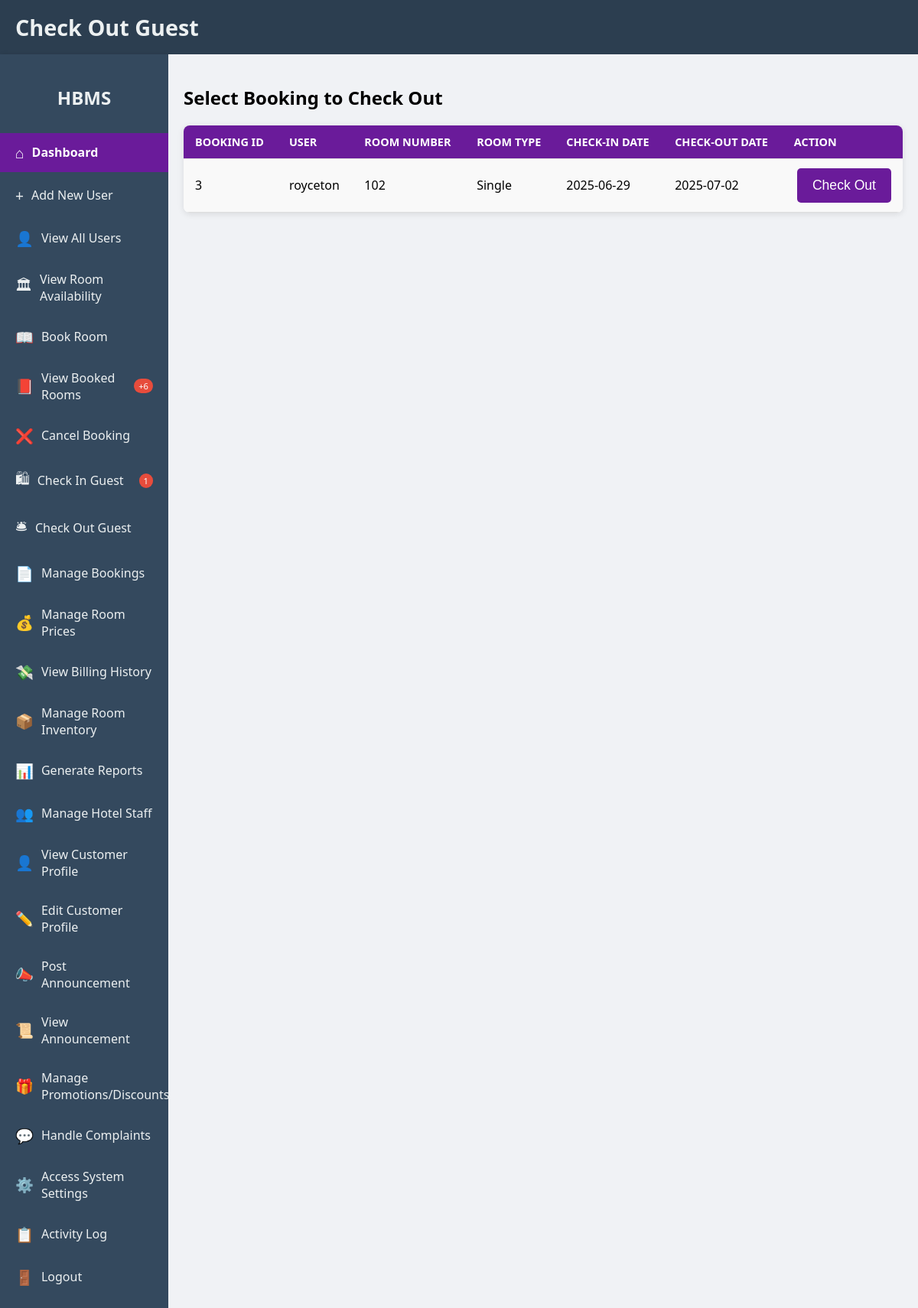
Screenshot of /rcbc/public/check_out_guest.php (signed in) with the database file from the repository.
### tables this page shows
CREATE TABLE `bookings` (
  `booking_id` int(11) NOT NULL,
  `user_id` int(11) NOT NULL,
  `room_id` int(11) NOT NULL,
  `check_in_date` date NOT NULL,
  `check_out_date` date NOT NULL,
  `num_guests` int(11) NOT NULL,
  `booking_date` datetime DEFAULT current_timestamp(),
  `status` varchar(50) DEFAULT 'Confirmed',
  `payment_status` enum('Pending','Paid','Refunded') DEFAULT 'Pending'
);

CREATE TABLE `users` (
  `user_id` int(11) NOT NULL,
  `name` varchar(100) DEFAULT NULL,
  `email` varchar(100) DEFAULT NULL,
  `password` varchar(255) DEFAULT NULL,
  `role_id` int(11) DEFAULT NULL
);

CREATE TABLE `rooms` (
  `room_id` int(11) NOT NULL,
  `room_number` varchar(50) NOT NULL,
  `room_type` varchar(100) NOT NULL,
  `status` varchar(50) NOT NULL DEFAULT 'available',
  `price` decimal(10,2) DEFAULT NULL
);

### rcbc/public/check_out_guest.php (the view, shortened to what this page needs)
<?php
include '../includes/db.php';
$occupied_rooms = [];
$rooms_query = $conn->query("SELECT
    b.booking_id,
    u.name as user_name,
    r.room_id,
    r.room_number,
    r.room_type,
    b.check_in_date,
    b.check_out_date
FROM
    bookings b
JOIN
    users u ON b.user_id = u.user_id
JOIN
    rooms r ON b.room_id = r.room_id
WHERE
    r.status = 'occupied' AND b.check_out_date <= CURDATE()
ORDER BY
    b.check_out_date ASC");
if ($rooms_query) {
    while ($row = $rooms_query->fetch_assoc()) {
        $occupied_rooms[] = $row;
    }
}
?>
<!DOCTYPE html>
<html lang="en">
<head>
    <link rel="stylesheet" href="../assets/style.css">
</head>
<body>
    <div class="header">
        <h1>Check Out Guest</h1>
    </div>
    <div class="dashboard-layout">
        <div class="sidebar">
            <h2>HBMS</h2>
            <ul>
                <li><a href="dashboard.php" class="active"><span class="icon">&#8962;</span> Dashboard</a></li>
                <li><a href="add_user.php"><span class="icon">&#43;</span> Add New User</a></li>
                <li><a href="index.php"><span class="icon">&#128100;</span> View All Users</a></li>
                <li><a href="view_room_availability.php"><span class="icon">&#127963;</span> View Room Availability</a></li>
                <li><a href="book_room.php"><span class="icon">&#128214;</span> Book Room</a></li>
                <li><a href="view_booked_rooms.php"><span class="icon">&#128213;</span> View Booked Rooms <span class="notification-badge">+6</span></a></li>
                <li><a href="cancel_booking.php"><span class="icon">&#10060;</span> Cancel Booking</a></li>
                <li><a href="check_in_guest.php"><span class="icon">&#128717;</span> Check In Guest <span class="notification-badge">1</span></a></li>
                <li><a href="check_out_guest.php"><span class="icon">&#128718;</span> Check Out Guest</a></li>
                <li><a href="manage_bookings.php"><span class="icon">&#128196;</span> Manage Bookings</a></li>
                <li><a href="manage_room_prices.php"><span class="icon">&#128176;</span> Manage Room Prices</a></li>
                <li><a href="view_billing_history.php"><span class="icon">&#128184;</span> View Billing History</a></li>
                <li><a href="manage_room_inventory.php"><span class="icon">&#128230;</span> Manage Room Inventory</a></li>
                <li><a href="generate_reports.php"><span class="icon">&#128202;</span> Generate Reports</a></li>
                <li><a href="manage_hotel_staff.php"><span class="icon">&#128101;</span> Manage Hotel Staff</a></li>
                <li><a href="view_customer_profile.php"><span class="icon">&#128100;</span> View Customer Profile</a></li>
                <li><a href="edit_customer_profile.php"><span class="icon">&#9999;&#65039;</span> Edit Customer Profile</a></li>
                <li><a href="post_announcement.php"><span class="icon">&#128227;</span> Post Announcement</a></li>
                <li><a href="view_announcement.php"><span class="icon">&#128220;</span> View Announcement</a></li>
                <li><a href="manage_promotions_discounts.php"><span class="icon">&#127873;</span> Manage Promotions/Discounts</a></li>
                <li><a href="handle_complaints.php"><span class="icon">&#128172;</span> Handle Complaints</a></li>
                <li><a href="access_system_settings.php"><span class="icon">&#9881;&#65039;</span> Access System Settings</a></li>
                <li><a href="activity_log.php"><span class="icon">&#128203;</span> Activity Log</a></li>
                <li><a href="logout.php"><span class="icon">&#128682;</span> Logout</a></li>
            </ul>
        </div>
        <div class="main-content">
            <div class="dashboard-section">
                <h2>Select Booking to Check Out</h2>
                <?php if (!empty($occupied_rooms)): ?>
                    <table>
                        <tr>
                            <th>Booking ID</th>
                            <th>User</th>
                            <th>Room Number</th>
                            <th>Room Type</th>
                            <th>Check-in Date</th>
                            <th>Check-out Date</th>
                            <th>Action</th>
                        </tr>
                        <?php foreach ($occupied_rooms as $booking): ?>
                            <tr>
                                <td><?= htmlspecialchars($booking['booking_id']) ?></td>
                                <td><?= htmlspecialchars($booking['user_name']) ?></td>
                                <td><?= htmlspecialchars($booking['room_number']) ?></td>
                                <td><?= htmlspecialchars($booking['room_type']) ?></td>
                                <td><?= htmlspecialchars($booking['check_in_date']) ?></td>
                                <td><?= htmlspecialchars($booking['check_out_date']) ?></td>
                                <td>
                                    <form method="post" style="display:inline;">
                                        <button type="submit" name="check_out" onclick="return confirm('Are you sure you want to check out this guest?');">Check Out</button>
                                    </form>
                                </td>
                            </tr>
                        <?php endforeach; ?>
                    </table>
                <?php else: ?>
                    <p>No occupied rooms to check out or check-out date is in the future.</p>
                <?php endif; ?>
            </div>
        </div>
    </div>
</body>
</html>

### rcbc/assets/style.css (style rules this page uses)
body { font-family: 'Segoe UI', Tahoma, Geneva, Verdana, sans-serif; margin: 0; padding: 0; background-color: #f0f2f5; display: flex; flex-direction: column; justify-content: flex-start; align-items: stretch; min-height: 100vh; }
.header { background-color: #2c3e50; color: white; padding: 1em 20px; display: flex; justify-content: space-between; align-items: center; box-shadow: 0 2px 10px rgba(0, 0, 0, 0.1); }
.header h1 { margin: 0; font-size: 1.8em; color: #ecf0f1; }
.dashboard-layout { display: flex; flex-grow: 1; }
.sidebar { width: 220px; background-color: #34495e; color: white; padding: 20px 0; box-shadow: 2px 0 5px rgba(0, 0, 0, 0.1); display: flex; flex-direction: column; }
.sidebar h2 { color: #ecf0f1; text-align: center; margin-bottom: 30px; font-size: 1.5em; }
.sidebar ul { list-style: none; padding: 0; margin: 0; }
.sidebar li { margin-bottom: 5px; }
.sidebar a { color: #ecf0f1; text-decoration: none; display: flex; align-items: center; padding: 12px 20px; transition: background-color 0.3s ease, color 0.3s ease; }
.sidebar a.active { background-color: #6a1b9a; color: white; font-weight: bold; }
.sidebar .icon { font-size: 1.2em; margin-right: 10px; }
.notification-badge { background-color: #e74c3c; color: white; font-size: 0.7em; padding: 2px 6px; border-radius: 10px; margin-left: auto; }
.main-content { flex-grow: 1; padding: 20px; background-color: #f0f2f5; display: flex; flex-direction: column; gap: 20px; }
table { width: 100%; border-collapse: collapse; margin-top: 20px; background-color: #ffffff; box-shadow: 0 2px 8px rgba(0, 0, 0, 0.1); border-radius: 8px; overflow: hidden; }
th, td { padding: 12px 15px; text-align: left; border-bottom: 1px solid #ddd; }
th { background-color: #6a1b9a; color: white; text-transform: uppercase; font-size: 0.9em; }
tr:nth-child(even) { background-color: #f9f9f9; }
td:last-child { text-align: right; }
form button { background-color: #6a1b9a; color: white; padding: 12px 20px; border: none; border-radius: 5px; cursor: pointer; font-size: 1.1em; transition: background-color 0.3s ease; }

### rows the page displays
bookings: booking_id "3", user.name "royceton", room.room_number "102", room.room_type "Single", check_in_date "2025-06-29", check_out_date "2025-07-02"
